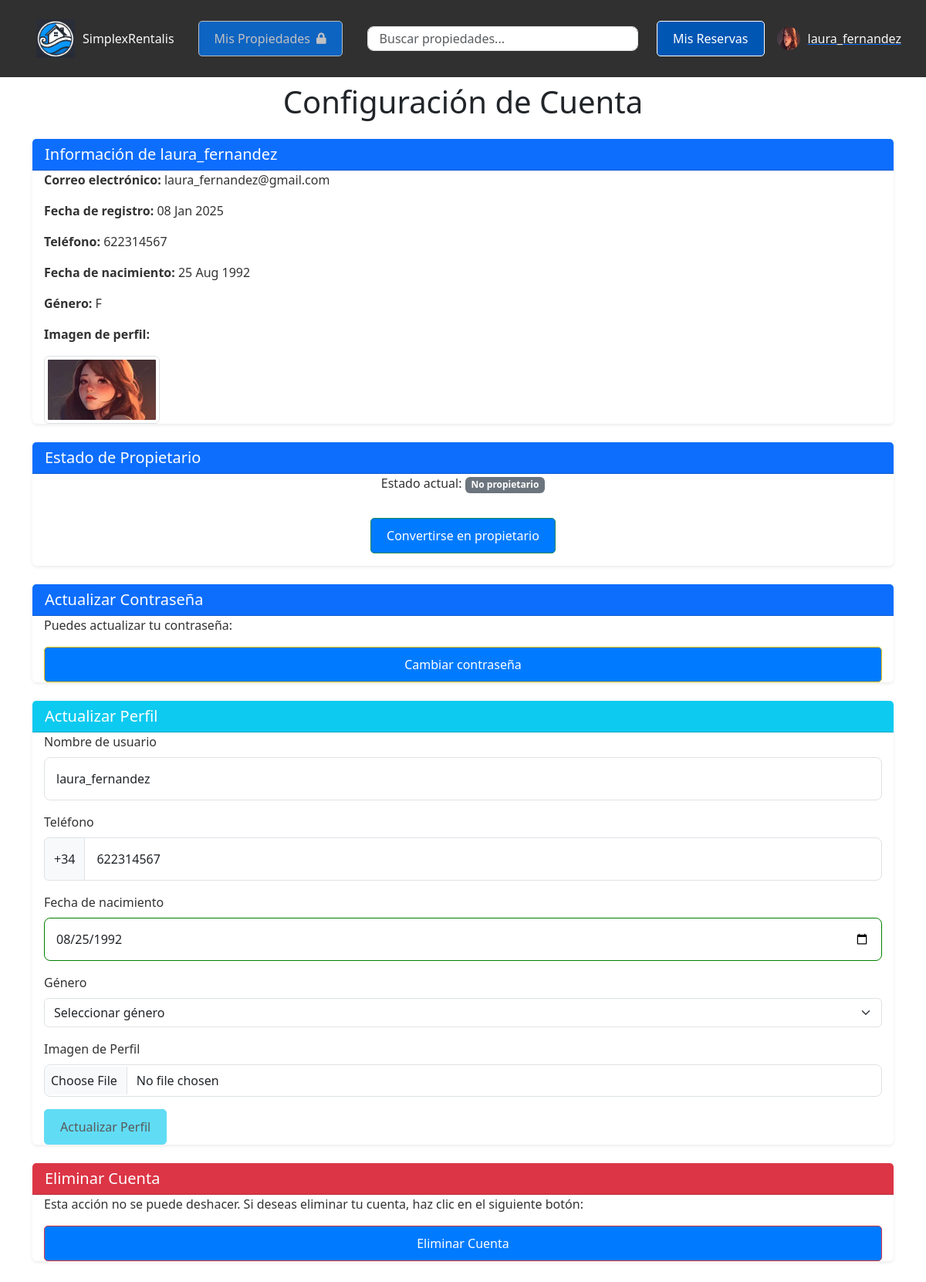
Page /settings/ (signed in) on the committed database.
### SimplexRentalisAPP/models.py (models this page shows, shortened)
class User(AbstractUser):
    email = models.EmailField(unique=True, max_length=254)
    telefono = models.CharField(unique=True, max_length=15, blank=True, null=True)
    fecha_nacimiento = models.DateField(null=True, blank=True)
    genero = models.CharField(
        max_length=10,
        choices=[('masculino', 'Masculino'), ('femenino', 'Femenino'), ('otro', 'Otro')],
        blank=True,
        null=True
    )
    identidad_usuario = models.OneToOneField(
        'IdentidadUsuario',
        on_delete=models.SET_NULL,
        null=True,
        blank=True,
        related_name='usuario_asociado'
    )
    avatar = models.ImageField(
        upload_to='avatars/',
        null=True,
        blank=True,
        default='defaults/default_avatar.png'
    )
    es_propietario = models.BooleanField(default=False)
    ultimo_acceso = models.DateTimeField(null=True, blank=True)
    groups = models.ManyToManyField(
        'auth.Group',
        related_name='custom_user_groups',
        blank=True
    )
    user_permissions = models.ManyToManyField(
        'auth.Permission',
        related_name='custom_user_permissions',
        blank=True
    )

### SimplexRentalisAPP/views.py (the view)
# urls.py: path('settings/', views.account_settings, name='settings'),
@login_required
def account_settings(request):
    if request.method == 'POST':
        user = request.user
        form_data = request.POST.copy()
        for field in form_data.keys():
            if field in user.__dict__ and form_data[field] == str(getattr(user, field)):
                form_data.pop(field)
        form = ConfiguracionCuentaForm(form_data, request.FILES, instance=user)
        if form.is_valid():
            form.save()
            if request.headers.get('x-requested-with') == 'XMLHttpRequest':
                return JsonResponse({'success': True})
            else:
                messages.success(request, 'Tu perfil ha sido actualizado con éxito.')
                return redirect('settings')
        else:
            if request.headers.get('x-requested-with') == 'XMLHttpRequest':
                errors = {field: error[0] for field, error in form.errors.items()}
                return JsonResponse({'success': False, 'error': errors}, status=400)
            else:
                messages.error(request, 'Por favor, corrige los errores a continuación.')
    else:
        form = ConfiguracionCuentaForm(instance=request.user)
    return render(request, 'SimplexRentalisAPP/settings.html', {'form': form})

### SimplexRentalisAPP/templates/SimplexRentalisAPP/settings.html (shortened to what this page needs)
{% extends "base.html" %}
{% load static %}
{% block content %}
<div class="container my-5">
  <h1 class="mb-4 text-center">Configuración de Cuenta</h1>
  <div class="card mb-4 shadow-sm border-0">
    <div class="card-header bg-primary text-white">
      <h2 class="h5 mb-0">Información de {{ user.username }}</h2>
    </div>
    <div class="card-body">
      <p><strong>Correo electrónico:</strong> {{ user.email }}</p>
      <p><strong>Fecha de registro:</strong> {{ user.date_joined|date:"d M Y" }}</p>
      <p><strong>Teléfono:</strong> {{ user.telefono|default:"No registrado" }}</p>
      <p><strong>Fecha de nacimiento:</strong>
        {% if user.fecha_nacimiento %}
          {{ user.fecha_nacimiento|date:"d M Y" }}
        {% else %}
          No registrada
        {% endif %}
      </p>
      <p><strong>Género:</strong> {{ user.genero|default:"No especificado" }}</p>
      <p><strong>Imagen de perfil:</strong></p>
      {% if user.avatar %}
        <img src="{{ user.avatar.url }}" alt="Avatar de {{ user.username }}" class="img-thumbnail" style="max-width: 150px;">
      {% else %}
        <p>No hay imagen de perfil.</p>
      {% endif %}
    </div>
  </div>
  <div class="card mb-4 shadow-sm border-0">
    <div class="card-header bg-primary text-white">
      <h2 class="h5 mb-0">Estado de Propietario</h2>
    </div>
    <div class="card-body">
      <p class="text-center mb-3">
        Estado actual:
        {% if user.es_propietario %}
          <span class="badge bg-success">Propietario</span>
        {% else %}
          <span class="badge bg-secondary">No propietario</span>
        {% endif %}
      </p>
      <div class="text-center my-3">
        {% if not user.es_propietario %}
          <a href="{% url 'agregar_propiedad' %}" class="btn btn-success">Convertirse en propietario</a>
        {% else %}
          <button type="button" class="btn btn-danger" data-bs-toggle="modal" data-bs-target="#modalDejarPropietario">
            Eliminar todas mis propiedades
          </button>
        {% endif %}
      </div>
    </div>
  </div>
  <div class="card mb-4 shadow-sm border-0">
    <div class="card-header bg-primary text-white">
      <h2 class="h5 mb-0">Actualizar Contraseña</h2>
    </div>
    <div class="card-body">
      <p>Puedes actualizar tu contraseña:</p>
      <a href="{% url 'password_change' %}" class="btn btn-warning">Cambiar contraseña</a>
    </div>
  </div>
  <div class="card mb-4 shadow-sm border-0">
    <div class="card-header bg-info text-white">
      <h2 class="h5 mb-0">Actualizar Perfil</h2>
    </div>
    <div class="card-body">
      <form id="settingsForm" method="post" enctype="multipart/form-data" action="{% url 'settings' %}">
        <div class="mb-3">
          <label for="username" class="form-label">Nombre de usuario</label>
          <input type="text" class="form-control {% if form.username.errors %}is-invalid{% endif %}" id="username" name="username" value="{{ form.username.value|default:user.username }}" required>
        </div>
        <div class="mb-3">
          <label for="telefono" class="form-label">Teléfono</label>
          <div class="input-group">
            <span class="input-group-text">+34</span>
            <input type="tel" class="form-control {% if form.telefono.errors %}is-invalid{% endif %}" id="telefono" name="telefono" value="{{ form.telefono.value|default:user.telefono }}" required maxlength="9" oninput="this.value=this.value.replace(/[^0-9]/g,'');">
          </div>
        </div>
        <div class="mb-3">
          <label for="fecha_nacimiento" class="form-label">Fecha de nacimiento</label>
          <input type="date" class="form-control {% if form.fecha_nacimiento.errors %}is-invalid{% endif %}" id="fecha_nacimiento" name="fecha_nacimiento" value="{{ form.fecha_nacimiento.value|default:user.fecha_nacimiento|date:'Y-m-d' }}" required>
        </div>
        <div class="mb-3">
          <label for="genero" class="form-label">Género</label>
          <select class="form-select {% if form.genero.errors %}is-invalid{% endif %}" id="genero" name="genero" required>
            <option value="" {% if form.genero.value == "" or user.genero == "" %}selected{% endif %}>Seleccionar género</option>
          </select>
        </div>
        <div class="mb-3">
          <label for="avatar" class="form-label">Imagen de Perfil</label>
          <input type="file" class="form-control {% if form.avatar.errors %}is-invalid{% endif %}" id="avatar" name="avatar">
        </div>
        <div class="d-flex align-items-center">
          <button id="updateProfileBtn" type="submit" class="btn btn-info me-3" disabled>Actualizar Perfil</button>
        </div>
      </form>
    </div>
  </div>
  <div class="card mb-4 shadow-sm border-0">
    <div class="card-header bg-danger text-white">
      <h2 class="h5 mb-0">Eliminar Cuenta</h2>
    </div>
    <div class="card-body">
      <p>Esta acción no se puede deshacer. Si deseas eliminar tu cuenta, haz clic en el siguiente botón:</p>
      <button type="button" class="btn btn-danger" data-bs-toggle="modal" data-bs-target="#modalEliminarCuenta">Eliminar Cuenta</button>
    </div>
  </div>
  <div class="position-fixed bottom-0 end-0 p-3" style="z-index: 11;">
  </div>
</div>
{% endblock %}

### SimplexRentalisAPP/templates/base.html (shortened to what this page needs)
<!DOCTYPE html>
<html lang="es">
  <head>
    {% load static %}
    <link rel="stylesheet" href="https://cdn.jsdelivr.net/npm/bootstrap@5.3.0-alpha3/dist/css/bootstrap.min.css">
    <link rel="stylesheet" href="https://cdnjs.cloudflare.com/ajax/libs/font-awesome/5.15.4/css/all.min.css">
    <link rel="stylesheet" href="{% static 'css/style.css' %}">
  </head>
<body>
  <div class="navbar">
    <div class="container-fluid d-flex justify-content-between align-items-center">
      <div class="d-flex align-items-center">
        <a href="/" class="menu-item text-light d-flex align-items-center me-3">
          <picture>
            <source srcset="{% static 'defaults/logo.webp' %} 400w, {% static 'defaults/logo.webp' %} 800w, {% static 'defaults/logo.webp' %} 1200w" sizes="(max-width: 400px) 30px, (max-width: 800px) 40px, 50px">
            <img src="{% static 'defaults/logo.webp' %}" alt="Logo de SimplexRentalis" style="width: 50px; height: 50px; margin-right: 10px;" loading="lazy">
          </picture>
          SimplexRentalis
        </a>
        {% if user.is_authenticated %}
          {% if user.es_propietario %}
            <a href="/mis_propiedades/" class="btn btn-outline-light me-3"
            style="color: white !important; background-color: #0056b3 !important; border-color: [COLOR_BORDE] !important;">
            Mis Propiedades
            </a>
          {% else %}
            <a href="#" class="btn btn-outline-light me-3 position-relative" data-bs-toggle="modal" data-bs-target="#propietarioModal" style="opacity: 0.7;">
              <span class="d-flex align-items-center">
                Mis Propiedades
                <i class="fas fa-lock ms-2" style="font-size: 0.9rem;"></i>
              </span>
            </a>
          {% endif %}
        {% endif %}
      </div>
      <form class="d-flex flex-grow-1 mx-3" action="{% url 'propiedades' %}" method="GET">
        <input class="form-control me-2" type="search" placeholder="Buscar propiedades..." aria-label="Search" name="q" style="flex-grow: 1; width: 300px; height: 30px;">
      </form>
      <div class="d-flex align-items-center">
        {% if user.is_authenticated %}
          <a href="/mis_reservas/" class="btn btn-outline-light me-3"
          style="color: white !important; background-color: #0056b3 !important; border-color: white !important;">
          Mis Reservas
          </a>
        {% endif %}
        <div id="userMenu" class="position-relative">
          {% if user.is_authenticated %}
            <a href="#" class="d-flex align-items-center" id="userDropdown" data-bs-toggle="dropdown" aria-expanded="false">
              {% if user.avatar %}
                <img
                  src="{{ user.avatar.url }}"
                  srcset="{{ user.avatar.url|add:'?width=400' }} 400w, {{ user.avatar.url|add:'?width=800' }} 800w, {{ user.avatar.url|add:'?width=1200' }} 1200w"
                  sizes="(max-width: 400px) 30px, (max-width: 800px) 40px, 50px"
                  alt="Avatar de {{ user.username }}"
                  class="rounded-circle"
                  style="width: 30px; height: 30px; margin-right: 10px;"
                  loading="lazy">
              {% endif %}
              <span class="text-light">{{ user.username }}</span>
            </a>
          {% else %}
            <button class="btn btn-outline-light btn-login" data-bs-toggle="modal" data-bs-target="#loginModal">Iniciar Sesión</button>
          {% endif %}
        </div>
      </div>
    </div>
  </div>
  <div id="main-content">
    {% block content %}
    {% endblock %}
  </div>
</body>
</html>

### static/css/style.css (style rules this page uses)
body { padding-top: 60px; }
.menu-item { padding: 15px; color: white; text-align: left; text-decoration: none; display: block; white-space: nowrap; }
.navbar { position: fixed; top: 0; left: 0; width: 100%; background-color: #303030; color: white; z-index: 900; padding: 10px 20px; }
.navbar .container-fluid { display: flex; justify-content: flex-end; }
#main-content { width: calc(100%); }
.btn { background-color: #007bff; color: white; padding: 10px 20px; border-radius: 5px; text-decoration: none; }
.d-flex { display: flex; align-items: center; }
.d-flex .btn { flex-shrink: 0; }
.card-body { padding: 20px; color: #333; flex-grow: 1; display: flex; flex-direction: column; justify-content: space-between; }
.position-fixed { text-align: center; width: 100%; bottom: 20px; left: 50%; transform: translateX(-50%); }
.form-control, .form-control-lg { border-radius: 8px; padding: 15px; }
input[type="file"] { padding: 8px; }
input[type="date"]:valid { border-color: green; }
.card { height: 100%; display: flex; flex-direction: column; transition: transform 0.3s, box-shadow 0.3s; }
.card-body { display: flex; flex-direction: column; justify-content: space-between; height: 100%; padding: 0 15px; box-sizing: border-box; }

### rows in the picture
User: avatar (picture), username "laura_fernandez", email "laura_fernandez@gmail.com", date_joined "08 Jan 2025", telefono "622314567", fecha_nacimiento "25 Aug 1992", genero "F", fecha_nacimiento "08/25/1992"
